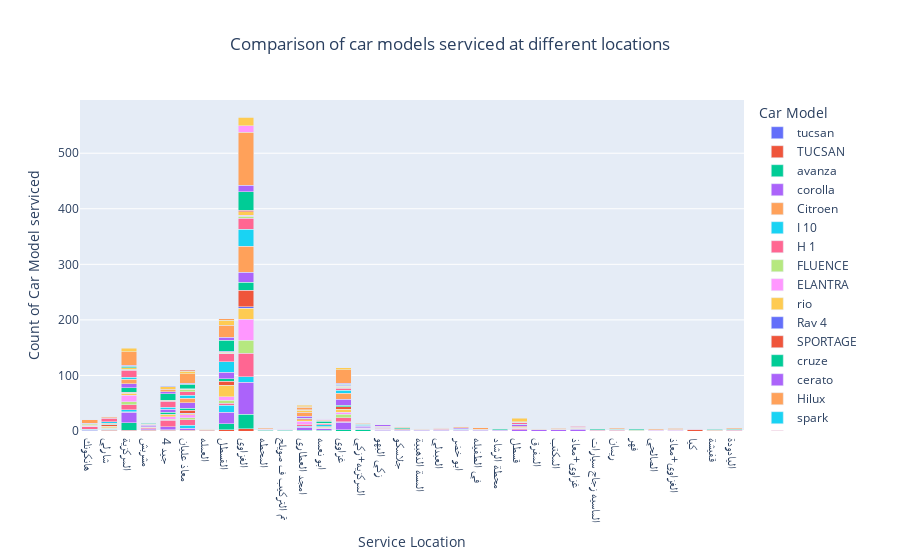

The notebook cell this image was saved under:
### Code cell
car_location = df.groupby(['location','car']).size().reset_index(name='Car Model').sort_values(by='Car Model')
fig = px.bar(car_location,
             x='location', 
             y='Car Model', 
             color='car',
             barmode='stack',
             title="Comparison of car models serviced at different locations",
             labels={'location': 'Service Location', 'car': 'Car Model', 'Car Model': 'Count of Car Model serviced'}
            )
fig.update_layout(title_x=0.5)
fig.show()

### Figure 1 — Plotly figure (JSON) as saved in the notebook; plotly's stock layout.template omitted (floating-point values rounded to 4 significant figures)
{"data": [{"alignmentgroup": "True", "hovertemplate": "Car Model=tucsan<br>Service Location=%{x}<br>Count of Car Model serviced=%{y}<extra></extra>", "legendgroup": "tucsan", "marker": {"color": "#636efa", "pattern": {"shape": ""}}, "name": "tucsan", "offsetgroup": "tucsan", "orientation": "v", "showlegend": true, "textposition": "auto", "type": "bar", "x": ["هانكونك"], "xaxis": "x", "y": [1], "yaxis": "y"}, {"alignmentgroup": "True", "hovertemplate": "Car Model=TUCSAN<br>Service Location=%{x}<br>Count of Car Model serviced=%{y}<extra></extra>", "legendgroup": "TUCSAN", "marker": {"color": "#EF553B", "pattern": {"shape": ""}}, "name": "TUCSAN", "offsetgroup": "TUCSAN", "orientation": "v", "showlegend": true, "textposition": "auto", "type": "bar", "x": ["شارلي", "المركزية", "مشربش", "4 جيد", "معاذ عليان", "العمله", "القسطل", "الغزاوي"], "xaxis": "x", "y": [1, 1, 1, 1, 1, 1, 2, 4], "yaxis": "y"}, {"alignmentgroup": "True", "hovertemplate": "Car Model=avanza<br>Service Location=%{x}<br>Count of Car Model serviced=%{y}<extra></extra>", "legendgroup": "avanza", "marker": {"color": "#00cc96", "pattern": {"shape": ""}}, "name": "avanza", "offsetgroup": "avanza", "orientation": "v", "showlegend": true, "textposition": "auto", "type": "bar", "x": ["المحطه", "شارلي", "تم التركيب ف صويلح", "امجد العطاري", "ابو نعمه", "مشربش", "4 جيد", "غزاوي", "المركزيه+زكي", "القسطل", "المركزية", "الغزاوي"], "xaxis": "x", "y": [1, 1, 1, 1, 1, 1, 1, 2, 2, 11, 14, 26], "yaxis": "y"}, {"alignmentgroup": "True", "hovertemplate": "Car Model=corolla<br>Service Location=%{x}<br>Count of Car Model serviced=%{y}<extra></extra>", "legendgroup": "corolla", "marker": {"color": "#ab63fa", "pattern": {"shape": ""}}, "name": "corolla", "offsetgroup": "corolla", "orientation": "v", "showlegend": true, "textposition": "auto", "type": "bar", "x": ["المحطه", "زكي البهو", "جلاسكو", "المسة الذهبية", "المركزيه+زكي", "العبدلي", "هانكونك", "ابو خضر", "في الطفيله", "محطة الرشاد", "العمله", "مشربش", "قسطل", "المفرق", "المكتب", "غزاوي+معاذ", "ابو نعمه", "معاذ عليان", "امجد العطاري", "4 جيد", "غزاوي", "المركزية", "القسطل", "الغزاوي"], "xaxis": "x", "y": [1, 1, 1, 1, 1, 1, 1, 1, 1, 1, 1, 2, 2, 2, 2, 3, 3, 4, 6, 6, 14, 19, 21, 58], "yaxis": "y"}, {"alignmentgroup": "True", "hovertemplate": "Car Model=Citroen<br>Service Location=%{x}<br>Count of Car Model serviced=%{y}<extra></extra>", "legendgroup": "Citroen", "marker": {"color": "#FFA15A", "pattern": {"shape": ""}}, "name": "Citroen", "offsetgroup": "Citroen", "orientation": "v", "showlegend": true, "textposition": "auto", "type": "bar", "x": ["المركزية"], "xaxis": "x", "y": [1], "yaxis": "y"}, {"alignmentgroup": "True", "hovertemplate": "Car Model=I 10<br>Service Location=%{x}<br>Count of Car Model serviced=%{y}<extra></extra>", "legendgroup": "I 10", "marker": {"color": "#19d3f3", "pattern": {"shape": ""}}, "name": "I 10", "offsetgroup": "I 10", "orientation": "v", "showlegend": true, "textposition": "auto", "type": "bar", "x": ["شارلي", "غزاوي", "هانكونك", "امجد العطاري", "المركزية", "معاذ عليان", "الغزاوي", "القسطل"], "xaxis": "x", "y": [1, 1, 1, 2, 3, 5, 10, 12], "yaxis": "y"}, {"alignmentgroup": "True", "hovertemplate": "Car Model=H 1<br>Service Location=%{x}<br>Count of Car Model serviced=%{y}<extra></extra>", "legendgroup": "H 1", "marker": {"color": "#FF6692", "pattern": {"shape": ""}}, "name": "H 1", "offsetgroup": "H 1", "orientation": "v", "showlegend": true, "textposition": "auto", "type": "bar", "x": ["شارلي", "الماسيه زجاج سيارات", "المركزيه+زكي", "ريمان", "قسطل", "مشربش", "العبدلي", "امجد العطاري", "القسطل", "هانكونك", "غزاوي", "المركزية", "معاذ عليان", "4 جيد", "الغزاوي"], "xaxis": "x", "y": [1, 1, 1, 1, 2, 2, 2, 3, 4, 5, 7, 9, 10, 11, 42], "yaxis": "y"}, {"alignmentgroup": "True", "hovertemplate": "Car Model=FLUENCE<br>Service Location=%{x}<br>Count of Car Model serviced=%{y}<extra></extra>", "legendgroup": "FLUENCE", "marker": {"color": "#B6E880", "pattern": {"shape": ""}}, "name": "FLUENCE", "offsetgroup": "FLUENCE", "orientation": "v", "showlegend": true, "textposition": "auto", "type": "bar", "x": ["شارلي", "زكي البهو", "تم التركيب ف صويلح", "ريمان", "فهر", "العبدلي", "ابو خضر", "في الطفيله", "4 جيد", "معاذ عليان", "القسطل", "المركزية", "غزاوي", "الغزاوي"], "xaxis": "x", "y": [1, 1, 1, 1, 1, 1, 1, 1, 2, 4, 5, 6, 6, 23], "yaxis": "y"}, {"alignmentgroup": "True", "hovertemplate": "Car Model=ELANTRA<br>Service Location=%{x}<br>Count of Car Model serviced=%{y}<extra></extra>", "legendgroup": "ELANTRA", "marker": {"color": "#FF97FF", "pattern": {"shape": ""}}, "name": "ELANTRA", "offsetgroup": "ELANTRA", "orientation": "v", "showlegend": true, "textposition": "auto", "type": "bar", "x": ["شارلي", "المحطه", "غزاوي+معاذ", "تم التركيب ف صويلح", "زكي البهو", "المركزيه+زكي", "ابو نعمه", "الصالحي", "هانكونك", "قسطل", "الغزاوي+معاذ", "غزاوي", "4 جيد", "معاذ عليان", "امجد العطاري", "القسطل", "المركزية", "الغزاوي"], "xaxis": "x", "y": [1, 1, 1, 1, 1, 1, 1, 1, 1, 1, 1, 4, 5, 5, 6, 7, 11, 38], "yaxis": "y"}, {"alignmentgroup": "True", "hovertemplate": "Car Model=rio<br>Service Location=%{x}<br>Count of Car Model serviced=%{y}<extra></extra>", "legendgroup": "rio", "marker": {"color": "#FECB52", "pattern": {"shape": ""}}, "name": "rio", "offsetgroup": "rio", "orientation": "v", "showlegend": true, "textposition": "auto", "type": "bar", "x": ["زكي البهو", "غزاوي+معاذ", "المركزيه+زكي", "مشربش", "هانكونك", "العمله", "معاذ عليان", "قسطل", "ابو نعمه", "امجد العطاري", "شارلي", "4 جيد", "المركزية", "غزاوي", "القسطل", "الغزاوي"], "xaxis": "x", "y": [1, 1, 1, 1, 1, 1, 2, 2, 2, 2, 3, 3, 4, 5, 20, 20], "yaxis": "y"}, {"alignmentgroup": "True", "hovertemplate": "Car Model=Rav 4 <br>Service Location=%{x}<br>Count of Car Model serviced=%{y}<extra></extra>", "legendgroup": "Rav 4 ", "marker": {"color": "#636efa", "pattern": {"shape": ""}}, "name": "Rav 4 ", "offsetgroup": "Rav 4 ", "orientation": "v", "showlegend": true, "textposition": "auto", "type": "bar", "x": ["المركزية", "معاذ عليان", "الغزاوي"], "xaxis": "x", "y": [1, 1, 3], "yaxis": "y"}, {"alignmentgroup": "True", "hovertemplate": "Car Model=SPORTAGE<br>Service Location=%{x}<br>Count of Car Model serviced=%{y}<extra></extra>", "legendgroup": "SPORTAGE", "marker": {"color": "#EF553B", "pattern": {"shape": ""}}, "name": "SPORTAGE", "offsetgroup": "SPORTAGE", "orientation": "v", "showlegend": true, "textposition": "auto", "type": "bar", "x": ["المركزية", "زكي البهو", "مشربش", "4 جيد", "جلاسكو", "قسطل", "شارلي", "كيا", "امجد العطاري", "معاذ عليان", "غزاوي", "القسطل", "الغزاوي"], "xaxis": "x", "y": [1, 1, 1, 1, 2, 2, 2, 2, 2, 5, 5, 8, 29], "yaxis": "y"}, {"alignmentgroup": "True", "hovertemplate": "Car Model=cruze<br>Service Location=%{x}<br>Count of Car Model serviced=%{y}<extra></extra>", "legendgroup": "cruze", "marker": {"color": "#00cc96", "pattern": {"shape": ""}}, "name": "cruze", "offsetgroup": "cruze", "orientation": "v", "showlegend": true, "textposition": "auto", "type": "bar", "x": ["زكي البهو", "امجد العطاري", "شارلي", "تم التركيب ف صويلح", "المسة الذهبية", "غزاوي", "ابو نعمه", "4 جيد", "معاذ عليان", "القسطل", "المركزية", "الغزاوي"], "xaxis": "x", "y": [1, 1, 1, 1, 1, 2, 2, 4, 4, 4, 8, 15], "yaxis": "y"}, {"alignmentgroup": "True", "hovertemplate": "Car Model=cerato<br>Service Location=%{x}<br>Count of Car Model serviced=%{y}<extra></extra>", "legendgroup": "cerato", "marker": {"color": "#ab63fa", "pattern": {"shape": ""}}, "name": "cerato", "offsetgroup": "cerato", "orientation": "v", "showlegend": true, "textposition": "auto", "type": "bar", "x": ["زكي البهو", "جلاسكو", "مشربش", "قسطل", "المركزيه+زكي", "امجد العطاري", "4 جيد", "المركزية", "معاذ عليان", "غزاوي", "القسطل", "الغزاوي"], "xaxis": "x", "y": [1, 1, 2, 2, 3, 4, 5, 7, 10, 11, 12, 18], "yaxis": "y"}, {"alignmentgroup": "True", "hovertemplate": "Car Model=Hilux<br>Service Location=%{x}<br>Count of Car Model serviced=%{y}<extra></extra>", "legendgroup": "Hilux", "marker": {"color": "#FFA15A", "pattern": {"shape": ""}}, "name": "Hilux", "offsetgroup": "Hilux", "orientation": "v", "showlegend": true, "textposition": "auto", "type": "bar", "x": ["الماسيه زجاج سيارات", "المكتب", "المفرق", "المسة الذهبية", "فهر", "العبدلي", "مشربش", "قفيشة", "في الطفيله", "محطة الرشاد", "شارلي", "الغزاوي+معاذ", "المحطه", "امجد العطاري", "معاذ عليان", "المركزية", "غزاوي", "الغزاوي"], "xaxis": "x", "y": [1, 1, 1, 1, 1, 1, 1, 1, 1, 1, 2, 2, 2, 7, 8, 8, 11, 47], "yaxis": "y"}, {"alignmentgroup": "True", "hovertemplate": "Car Model=spark<br>Service Location=%{x}<br>Count of Car Model serviced=%{y}<extra></extra>", "legendgroup": "spark", "marker": {"color": "#19d3f3", "pattern": {"shape": ""}}, "name": "spark", "offsetgroup": "spark", "orientation": "v", "showlegend": true, "textposition": "auto", "type": "bar", "x": ["غزاوي+معاذ", "المركزيه+زكي", "ابو خضر", "قسطل", "ابو نعمه", "شارلي", "4 جيد", "المركزية", "غزاوي", "معاذ عليان", "القسطل", "الغزاوي"], "xaxis": "x", "y": [1, 1, 1, 1, 2, 3, 4, 4, 5, 5, 19, 30], "yaxis": "y"}, {"alignmentgroup": "True", "hovertemplate": "Car Model=camry<br>Service Location=%{x}<br>Count of Car Model serviced=%{y}<extra></extra>", "legendgroup": "camry", "marker": {"color": "#FF6692", "pattern": {"shape": ""}}, "name": "camry", "offsetgroup": "camry", "orientation": "v", "showlegend": true, "textposition": "auto", "type": "bar", "x": ["غزاوي+معاذ", "اليادودة", "المركزيه+زكي", "المسة الذهبية", "الغزاوي+معاذ", "هانكونك", "كيا", "ابو نعمه", "قسطل", "غزاوي", "شارلي", "معاذ عليان", "4 جيد", "المركزية", "القسطل", "الغزاوي"], "xaxis": "x", "y": [1, 1, 1, 1, 1, 1, 1, 2, 3, 4, 6, 7, 11, 12, 14, 20], "yaxis": "y"}, {"alignmentgroup": "True", "hovertemplate": "Car Model=OPTIMA<br>Service Location=%{x}<br>Count of Car Model serviced=%{y}<extra></extra>", "legendgroup": "OPTIMA", "marker": {"color": "#B6E880", "pattern": {"shape": ""}}, "name": "OPTIMA", "offsetgroup": "OPTIMA", "orientation": "v", "showlegend": true, "textposition": "auto", "type": "bar", "x": ["القسطل", "4 جيد", "قسطل", "هانكونك", "غزاوي", "المركزية", "معاذ عليان", "الغزاوي"], "xaxis": "x", "y": [1, 1, 1, 2, 2, 2, 3, 4], "yaxis": "y"}, {"alignmentgroup": "True", "hovertemplate": "Car Model=Rav 4<br>Service Location=%{x}<br>Count of Car Model serviced=%{y}<extra></extra>", "legendgroup": "Rav 4", "marker": {"color": "#FF97FF", "pattern": {"shape": ""}}, "name": "Rav 4", "offsetgroup": "Rav 4", "orientation": "v", "showlegend": true, "textposition": "auto", "type": "bar", "x": ["غزاوي+معاذ", "غزاوي", "الغزاوي"], "xaxis": "x", "y": [1, 1, 1], "yaxis": "y"}, {"alignmentgroup": "True", "hovertemplate": "Car Model=prado<br>Service Location=%{x}<br>Count of Car Model serviced=%{y}<extra></extra>", "legendgroup": "prado", "marker": {"color": "#FECB52", "pattern": {"shape": ""}}, "name": "prado", "offsetgroup": "prado", "orientation": "v", "showlegend": true, "textposition": "auto", "type": "bar", "x": ["غزاوي", "مشربش", "ابو نعمه", "معاذ عليان", "القسطل", "امجد العطاري", "المركزية", "الغزاوي"], "xaxis": "x", "y": [1, 1, 1, 1, 2, 3, 3, 7], "yaxis": "y"}, {"alignmentgroup": "True", "hovertemplate": "Car Model=accent<br>Service Location=%{x}<br>Count of Car Model serviced=%{y}<extra></extra>", "legendgroup": "accent", "marker": {"color": "#636efa", "pattern": {"shape": ""}}, "name": "accent", "offsetgroup": "accent", "orientation": "v", "showlegend": true, "textposition": "auto", "type": "bar", "x": ["غزاوي", "القسطل"], "xaxis": "x", "y": [1, 2], "yaxis": "y"}, {"alignmentgroup": "True", "hovertemplate": "Car Model=Prius<br>Service Location=%{x}<br>Count of Car Model serviced=%{y}<extra></extra>", "legendgroup": "Prius", "marker": {"color": "#EF553B", "pattern": {"shape": ""}}, "name": "Prius", "offsetgroup": "Prius", "orientation": "v", "showlegend": true, "textposition": "auto", "type": "bar", "x": ["غزاوي", "امجد العطاري", "معاذ عليان", "قسطل", "الغزاوي"], "xaxis": "x", "y": [1, 1, 1, 1, 2], "yaxis": "y"}, {"alignmentgroup": "True", "hovertemplate": "Car Model=CERATO<br>Service Location=%{x}<br>Count of Car Model serviced=%{y}<extra></extra>", "legendgroup": "CERATO", "marker": {"color": "#00cc96", "pattern": {"shape": ""}}, "name": "CERATO", "offsetgroup": "CERATO", "orientation": "v", "showlegend": true, "textposition": "auto", "type": "bar", "x": ["غزاوي", "ريمان", "المكتب", "زكي البهو", "المركزيه+زكي", "الصالحي", "ابو خضر", "كيا", "جلاسكو", "فهر", "مشربش", "محطة الرشاد", "قفيشة", "الماسيه زجاج سيارات", "اليادودة", "المركزية", "ابو نعمه", "معاذ عليان", "4 جيد", "القسطل", "الغزاوي"], "xaxis": "x", "y": [1, 1, 1, 1, 1, 1, 1, 1, 2, 2, 2, 2, 2, 2, 2, 3, 4, 8, 12, 19, 34], "yaxis": "y"}, {"alignmentgroup": "True", "hovertemplate": "Car Model=sonic<br>Service Location=%{x}<br>Count of Car Model serviced=%{y}<extra></extra>", "legendgroup": "sonic", "marker": {"color": "#ab63fa", "pattern": {"shape": ""}}, "name": "sonic", "offsetgroup": "sonic", "orientation": "v", "showlegend": true, "textposition": "auto", "type": "bar", "x": ["شارلي", "المركزية", "هانكونك", "المركزيه+زكي", "معاذ عليان", "غزاوي", "ابو خضر", "4 جيد", "القسطل", "الغزاوي"], "xaxis": "x", "y": [1, 1, 1, 1, 2, 2, 2, 4, 6, 11], "yaxis": "y"}, {"alignmentgroup": "True", "hovertemplate": "Car Model=FORTUNER<br>Service Location=%{x}<br>Count of Car Model serviced=%{y}<extra></extra>", "legendgroup": "FORTUNER", "marker": {"color": "#FFA15A", "pattern": {"shape": ""}}, "name": "FORTUNER", "offsetgroup": "FORTUNER", "orientation": "v", "showlegend": true, "textposition": "auto", "type": "bar", "x": ["زكي البهو", "المكتب", "جلاسكو", "المفرق", "المركزيه+زكي", "الغزاوي+معاذ", "ابو نعمه", "العمله", "مشربش", "شارلي", "ريمان", "اليادودة", "الصالحي", "ابو خضر", "في الطفيله", "4 جيد", "امجد العطاري", "هانكونك", "معاذ عليان", "القسطل", "غزاوي", "المركزية", "الغزاوي"], "xaxis": "x", "y": [1, 1, 1, 1, 1, 1, 1, 1, 1, 2, 2, 2, 2, 2, 3, 4, 5, 6, 17, 21, 24, 25, 96], "yaxis": "y"}, {"alignmentgroup": "True", "hovertemplate": "Car Model= Gunsayil <br>Service Location=%{x}<br>Count of Car Model serviced=%{y}<extra></extra>", "legendgroup": " Gunsayil ", "marker": {"color": "#19d3f3", "pattern": {"shape": ""}}, "name": " Gunsayil ", "offsetgroup": " Gunsayil ", "orientation": "v", "showlegend": true, "textposition": "auto", "type": "bar", "x": ["امجد العطاري"], "xaxis": "x", "y": [1], "yaxis": "y"}, {"alignmentgroup": "True", "hovertemplate": "Car Model=pruis<br>Service Location=%{x}<br>Count of Car Model serviced=%{y}<extra></extra>", "legendgroup": "pruis", "marker": {"color": "#FF6692", "pattern": {"shape": ""}}, "name": "pruis", "offsetgroup": "pruis", "orientation": "v", "showlegend": true, "textposition": "auto", "type": "bar", "x": ["غزاوي+معاذ"], "xaxis": "x", "y": [1], "yaxis": "y"}, {"alignmentgroup": "True", "hovertemplate": "Car Model=            Spark      <br>Service Location=%{x}<br>Count of Car Model serviced=%{y}<extra></extra>", "legendgroup": "            Spark      ", "marker": {"color": "#B6E880", "pattern": {"shape": ""}}, "name": "            Spark      ", "offsetgroup": "            Spark      ", "orientation": "v", "showlegend": true, "textposition": "auto", "type": "bar", "x": ["ابو نعمه"], "xaxis": "x", "y": [1], "yaxis": "y"}, {"alignmentgroup": "True", "hovertemplate": "Car Model=fortuner<br>Service Location=%{x}<br>Count of Car Model serviced=%{y}<extra></extra>", "legendgroup": "fortuner", "marker": {"color": "#FF97FF", "pattern": {"shape": ""}}, "name": "fortuner", "offsetgroup": "fortuner", "orientation": "v", "showlegend": true, "textposition": "auto", "type": "bar", "x": ["ابو نعمه", "الغزاوي"], "xaxis": "x", "y": [1, 11], "yaxis": "y"}, {"alignmentgroup": "True", "hovertemplate": "Car Model=yaris<br>Service Location=%{x}<br>Count of Car Model serviced=%{y}<extra></extra>", "legendgroup": "yaris", "marker": {"color": "#FECB52", "pattern": {"shape": ""}}, "name": "yaris", "offsetgroup": "yaris", "orientation": "v", "showlegend": true, "textposition": "auto", "type": "bar", "x": ["ابو نعمه", "العبدلي", "قفيشة", "امجد العطاري", "غزاوي", "معاذ عليان", "4 جيد", "قسطل", "المركزية", "القسطل", "الغزاوي"], "xaxis": "x", "y": [1, 1, 1, 2, 4, 5, 5, 6, 6, 9, 16], "yaxis": "y"}, {"alignmentgroup": "True", "hovertemplate": "Car Model=SPARK<br>Service Location=%{x}<br>Count of Car Model serviced=%{y}<extra></extra>", "legendgroup": "SPARK", "marker": {"color": "#636efa", "pattern": {"shape": ""}}, "name": "SPARK", "offsetgroup": "SPARK", "orientation": "v", "showlegend": true, "textposition": "auto", "type": "bar", "x": ["4 جيد"], "xaxis": "x", "y": [1], "yaxis": "y"}, {"alignmentgroup": "True", "hovertemplate": "Car Model=Rio<br>Service Location=%{x}<br>Count of Car Model serviced=%{y}<extra></extra>", "legendgroup": "Rio", "marker": {"color": "#EF553B", "pattern": {"shape": ""}}, "name": "Rio", "offsetgroup": "Rio", "orientation": "v", "showlegend": true, "textposition": "auto", "type": "bar", "x": ["معاذ عليان"], "xaxis": "x", "y": [1], "yaxis": "y"}, {"alignmentgroup": "True", "hovertemplate": "Car Model=optima<br>Service Location=%{x}<br>Count of Car Model serviced=%{y}<extra></extra>", "legendgroup": "optima", "marker": {"color": "#00cc96", "pattern": {"shape": ""}}, "name": "optima", "offsetgroup": "optima", "orientation": "v", "showlegend": true, "textposition": "auto", "type": "bar", "x": ["الغزاوي"], "xaxis": "x", "y": [1], "yaxis": "y"}, {"alignmentgroup": "True", "hovertemplate": "Car Model=I10<br>Service Location=%{x}<br>Count of Car Model serviced=%{y}<extra></extra>", "legendgroup": "I10", "marker": {"color": "#ab63fa", "pattern": {"shape": ""}}, "name": "I10", "offsetgroup": "I10", "orientation": "v", "showlegend": true, "textposition": "auto", "type": "bar", "x": ["زكي البهو"], "xaxis": "x", "y": [2], "yaxis": "y"}, {"alignmentgroup": "True", "hovertemplate": "Car Model=corolla <br>Service Location=%{x}<br>Count of Car Model serviced=%{y}<extra></extra>", "legendgroup": "corolla ", "marker": {"color": "#FFA15A", "pattern": {"shape": ""}}, "name": "corolla ", "offsetgroup": "corolla ", "orientation": "v", "showlegend": true, "textposition": "auto", "type": "bar", "x": ["القسطل"], "xaxis": "x", "y": [3], "yaxis": "y"}], "layout": {"barmode": "stack", "legend": {"title": {"text": "Car Model"}, "tracegroupgap": 0}, "title": {"text": "Comparison of car models serviced at different locations", "x": 0.5}, "xaxis": {"anchor": "y", "domain": [0, 1], "title": {"text": "Service Location"}}, "yaxis": {"anchor": "x", "domain": [0, 1], "title": {"text": "Count of Car Model serviced"}}}}
